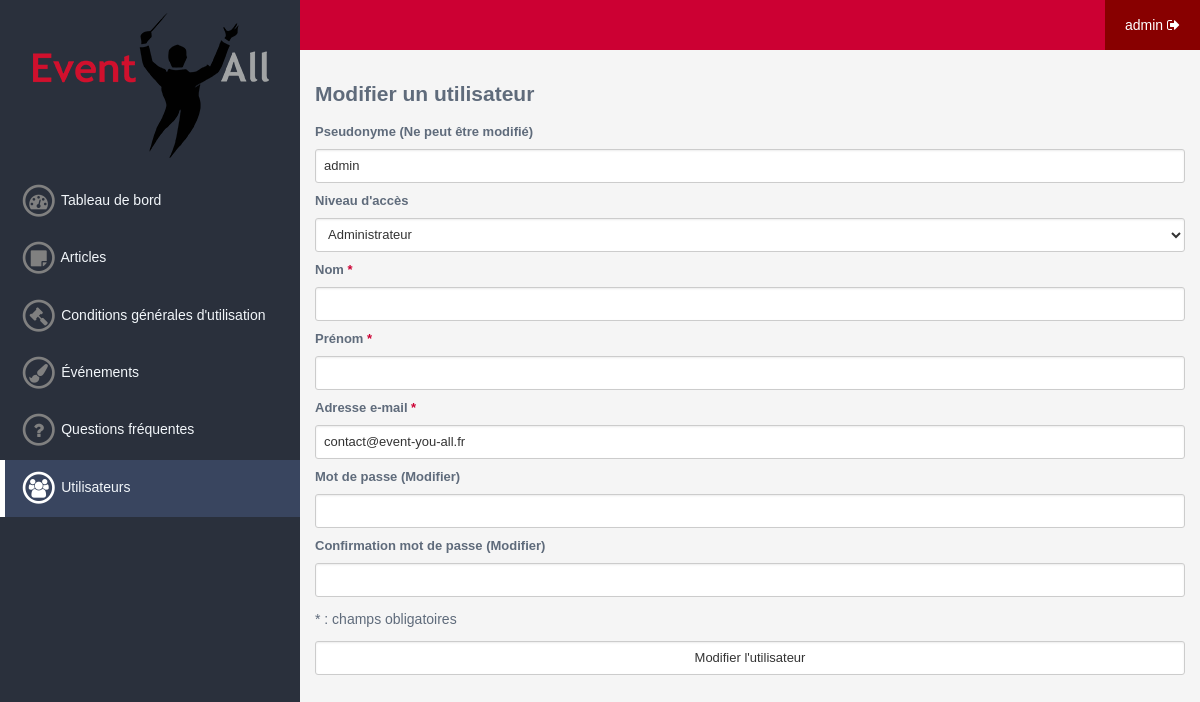
The page /admin/user/modify/1 (signed in) on the database its author committed.
### tables this page shows
CREATE TABLE IF NOT EXISTS `users` (
  `id` int(11) NOT NULL AUTO_INCREMENT,
  `nickname` varchar(255) NOT NULL,
  `email` varchar(255) NOT NULL,
  `password` varchar(255) NOT NULL,
  `photoprofil` varchar(255) DEFAULT NULL,
  `firstname` varchar(255) DEFAULT NULL,
  `lastname` varchar(255) DEFAULT NULL,
  `birthdate` date DEFAULT NULL,
  `sex` enum('m','f','ns') DEFAULT NULL,
  `phone` varchar(255) DEFAULT NULL,
  `adress` varchar(255) DEFAULT NULL,
  `zip_code` varchar(255) DEFAULT NULL,
  `city` varchar(255) DEFAULT NULL,
  `id_region` int(11) DEFAULT NULL,
  `commentaire` text DEFAULT NULL,
  `register_date` datetime DEFAULT NULL,
  `access` int(11) NOT NULL DEFAULT '1',
  PRIMARY KEY (`id`)
);

### system/Controller.php (called while the page is built, shortened)
<?php
abstract class Controller {
	protected $view;
	protected $default_module;
	public final function execute($module = '', $params = array()) {
		 if(method_exists($this, $module)) {
			 return $this->$module($params);
		 }
	}
	public final function render() {
		$route  = Route::getRoute();
		$params = $route['params'];
		$module = (isset($params[0]) && method_exists($this, $params[0])) ? $params[0] : $this->default_module;
		if (isset($params[0]) && $params[0] == $module) {
			array_shift($params);
		}
		$model = $this->execute($module, $params);
		$render = $this->view->render($module, $model);
		$title = $this->view->getGlobalVar('title');
		$css   = $this->view->getGlobalVar('css');
		$js    = $this->view->getGlobalVar('js');
		return array(
			'title' => $title,
			'css'   => $css,
			'js'    => $js,
			'tpl'   => $render
		);
	}
	public function setModel($model) {
		$this->model = $model;
	}
	public function setView($view) {
		$this->view = $view;
	}
}
?>

### system/Main.php (called while the page is built, shortened)
<?php
class Main {
	private $is404 = false;
	public function __construct() {
		$this->exec();
	}
	private function route() {
		$error = false;
		$this->is404 = $error;
	}
	private function exec() {
		$route = Route::getRoute();
		$admin = $route['admin'] == 1;
		$app = !empty($route['app']) ? $route['app'] : ($admin ? Config::get('config.defaultadminapp') : Config::get('config.defaultapp'));
		if ($admin) {
			$app_dir   = APPS_DIR.$app.DS.'admin'.DS;
			$app_name_clear = str_replace(' ', '', ucwords(preg_replace('#[^a-zA-Z]+#', ' ', $app)));
			$app_class = $app_name_clear.'AdminController';
		} else {
			$app_dir   = APPS_DIR.$app.DS;
			$app_name_clear = str_replace(' ', '', ucwords(preg_replace('#[^a-zA-Z]+#', ' ', $app)));
			$app_class = $app_name_clear.'Controller';
		}
		if (is_dir($app_dir) && file_exists($app_dir.'controller.php') && !$this->is404) {
			if (class_exists($app_class) && get_parent_class($app_class) == 'Controller') {
				$controller = new $app_class();
				if (file_exists($app_dir.'model.php')) {
					$model_class = str_replace('Controller', 'Model', $app_class);
					if (class_exists($model_class)) {
						$controller->setModel(new $model_class());
					}
				}
				if (file_exists($app_dir.'view.php')) {
					$view_class = str_replace('Controller', 'View', $app_class);
					if (class_exists($view_class) && get_parent_class($view_class) == 'View') {
						$controller->setView(new $view_class());
					}
				}
			}
		}
		$app_rendered = $controller->render();
	}
}
?>

### index.php (called while the page is built, shortened)
<?php
require_once SYS_DIR.'System.php';
require_once SYS_DIR.'Config.php';
require_once SYS_DIR.'Main.php';
$eua = new Main();
?>

### system/Config.php (called while the page is built, shortened)
<?php
class Config {
	private static $configs = array();
	public static function get($path, $default = null) {
		$result = $default;
		if ($nodes = explode('.', $path)) {
			$config = &self::$configs;
			$path_count = count($nodes) - 1;
			for ($i = 0; $i < $path_count; $i++) {
				if (isset($config[$nodes[$i]])) {
					$config = &$config[$nodes[$i]];
				} else {
					break;
				}
			}
			if (isset($config[$nodes[$i]])) {
				$result = $config[$nodes[$i]];
			}
		}
		return $result;
	}
	public static function load($field, $file, $type = '') {
		switch(strtolower($type)) {
			case 'php':
				if (isset(${$field})) {
					self::$configs[$field] = ${$field};
				}
				break;
		}
		return true;
	}
}
?>

### system/config/config.php (called while the page is built)
<?php
$config = array(
  'base'            => 'http://localhost/Event-You-All',
  'defaultapp'      => 'events',
  'defaultadminapp' => 'board',
  'site_title'      => 'Event-You-All',
  'email'           => 'contact@event-you-all.fr'
);
?>

### apps/user/model.php (called while the page is built, shortened)
<?php
class UserModel {
  protected $db;
  public function __construct() {
    $this->db = System::getDb();
  }
  public function getUser($user_id) {
    $prep = $this->db->prepare('
      SELECT *
      FROM users
      WHERE id = :userid
    ');
    $prep->bindParam(':userid', $user_id, PDO::PARAM_INT);
    $prep->execute();
    return $prep->fetch(PDO::FETCH_ASSOC);
  }
}
?>

### system/System.php (called while the page is built, shortened)
<?php
class System {
	private static $dbInstance;
	public static function getDB() {
		if (!is_object(self::$dbInstance)) {
			$server   = Config::get('database.server');
			$dbname   = Config::get('database.dbname');
			$dsn      = 'mysql:dbname='.$dbname.';host='.$server;
			$user     = Config::get('database.user');
			$password = Config::get('database.pw');
			self::$dbInstance = new PDO($dsn, $user, $password);
			self::$dbInstance->query("SET NAMES 'utf8'");
			self::$dbInstance->setAttribute(PDO::ATTR_ERRMODE, PDO::ERRMODE_WARNING);
		}
		return self::$dbInstance;
	}
}
?>

### apps/user/admin/controller.php (called while the page is built, shortened)
<?php
class UserAdminController extends Controller {
  public function modify(array $params) {
    if(isset($params[0])) {
      $id_user = intval($params[0]);
      if(!($user = $this->model->getUser($id_user))) {
        return false;
      }
      $errors = array();
      return array(
        'id_user' => $id_user,
        'user'    => $user,
        'method'  => 'GET',
        'errors'  => $errors
      );
    }
    return false;
  }
}
?>

### apps/user/admin/views/modify.php (the view, shortened to what this page needs)
<div class="app-user app-user-admin app-user-admin-modify">
  <h2 class="title">Modifier un utilisateur</h2>
  <form method="post" action="<?php echo Config::get("config.base"); ?>/admin/user/modify/<?php echo $model['id_user']; ?>">
    <div>
      <label for="nickname">Pseudonyme (Ne peut être modifié)</label> <input type="text" name="nickname" id="nickname" value="<?php echo $model['user']['nickname']; ?>" disabled />
      <label for="access">Niveau d'accès</label>
      <select name="access" id="access">
        <option value="3"<?php if($model['user']['access'] == 3) echo ' selected'; ?>>Administrateur</option>
      </select>
      <label for="lastname">Nom <span class="required">*</span></label> <input type="text" name="lastname" id="lastname" value="<?php echo $model['user']['lastname']; ?>" />
      <label for="firstname">Prénom <span class="required">*</span></label> <input type="text" name="firstname" id="firstname" value="<?php echo $model['user']['firstname']; ?>" />
      <label for="email">Adresse e-mail <span class="required">*</span></label> <input type="email" name="email" id="email" value="<?php echo $model['user']['email']; ?>" />
      <label for="password">Mot de passe (Modifier)</label> <input type="password" name="password" id="password" />
      <label for="password_confirm">Confirmation mot de passe (Modifier)</label> <input type="password" name="password_confirm" id="password_confirm" />
      <p>* : champs obligatoires</p>
      <input type="submit" value="Modifier l'utilisateur" class="submit" id="submit" />
    </div>
  </form>
</div>

### templates/styles/admin.css (style rules this page uses)
* { box-sizing: border-box; }
html { height: 100%; }
body { height: 100%; background: #f5f5f5; color: #5f6b7b; font-family: "Trebuchet MS", Helvetica, sans-serif; font-size: 14px; }

### apps/user/admin/styles/modify.css (style rules this page uses)
div.app-user span.required { color: #CC0033; font-size: bold; }
div.app-user label { width: 100%; margin: 10px 0; display: block; font-size: 13px; font-weight: bold; }
div.app-user input, div.app-user select { width: 100%; display: block; min-height: 34px; padding: 7px 8px; font-size: 13px; color: #333; vertical-align: middle; background-color: #fff; border: 1px solid #ccc; border-radius: 3px; outline: none; box-shadow: inset 0 1px 2px rgba(0,0,0,0.075); transition: all 0.15s ease-in-out; }
div.app-user input.submit { transition: all 0.3s ease; }

### rows shown on the page
users: nickname "admin", access "Administrateur", email "contact@event-you-all.fr"

### other values the page prints
$admin_app['name'] "Articles"
$admin_app['name'] "Conditions générales d'utilisation"
$admin_app['name'] "Événements"
$admin_app['name'] "Questions fréquentes"
$admin_app['name'] "Utilisateurs"
$_SESSION['nickname'] "admin"
